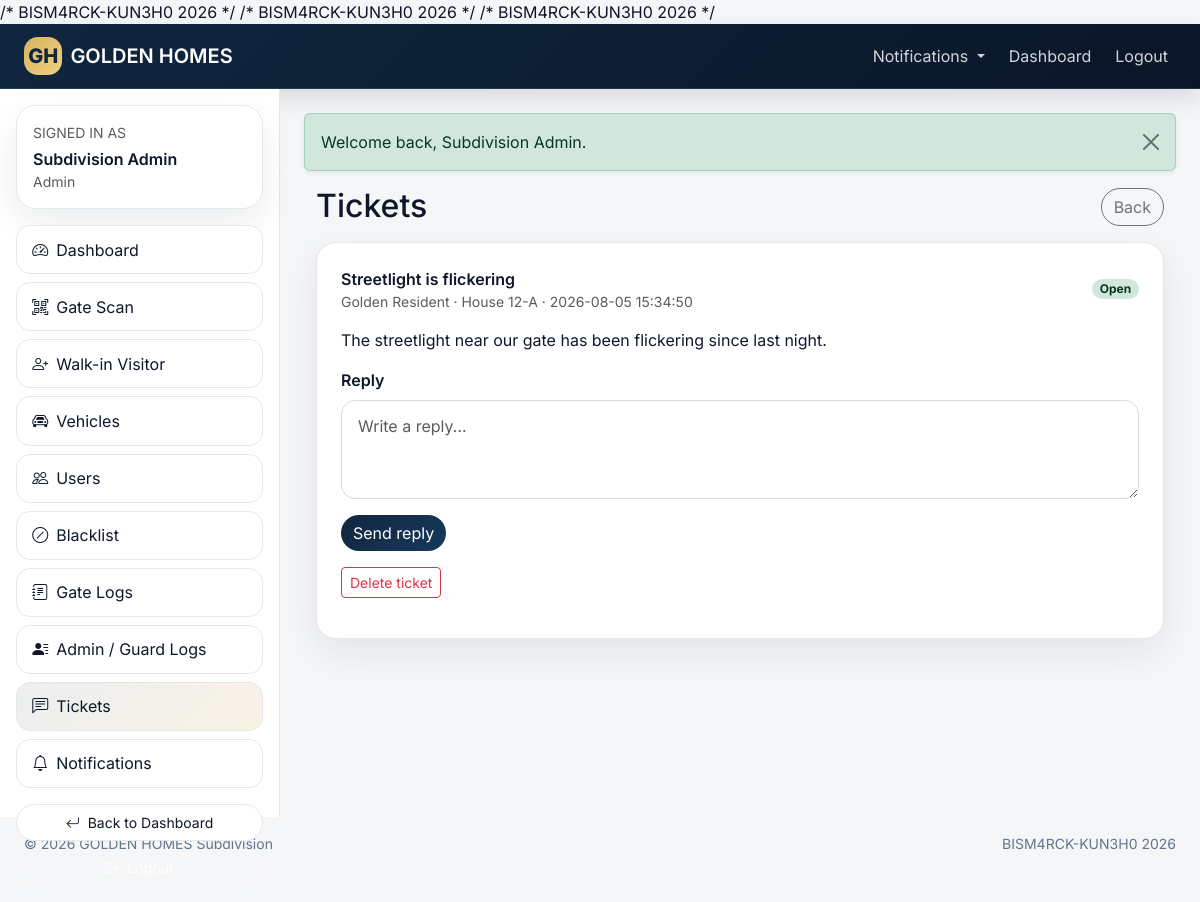
/admin/tickets.php (signed in), run on the app's committed database.
### tables this page shows
CREATE TABLE concerns (
    id BIGINT UNSIGNED AUTO_INCREMENT PRIMARY KEY,
    resident_id BIGINT UNSIGNED NULL,
    sender_name VARCHAR(150) NOT NULL,
    sender_role ENUM('resident', 'admin') NOT NULL DEFAULT 'resident',
    house_number VARCHAR(50) NULL,
    subject VARCHAR(150) NOT NULL,
    message TEXT NOT NULL,
    reply TEXT NULL,
    status ENUM('open', 'closed') NOT NULL DEFAULT 'open',
    replied_by BIGINT UNSIGNED NULL,
    replied_at DATETIME NULL,
    created_at TIMESTAMP DEFAULT CURRENT_TIMESTAMP,
    updated_at TIMESTAMP DEFAULT CURRENT_TIMESTAMP ON UPDATE CURRENT_TIMESTAMP,
    CONSTRAINT fk_concerns_resident FOREIGN KEY (resident_id) REFERENCES residents(id) ON DELETE SET NULL,
    CONSTRAINT fk_concerns_replied_by FOREIGN KEY (replied_by) REFERENCES users(id) ON DELETE SET NULL
);

### app/bootstrap.php (called while the page is built, shortened)
<?php
require_once __DIR__ . '/Core.php';
require_once __DIR__ . '/Models.php';
require_once __DIR__ . '/Controllers.php';

### admin/tickets.php (called while the page is built)
<?php
require_once __DIR__ . '/../app/bootstrap.php';
(new AdminController())->tickets();

### app/views/admin/tickets.php (the view, shortened to what this page needs)
<?php
include app_path('views/layouts/header.php');
?>
<div class="container-fluid">
    <div class="d-flex justify-content-between align-items-center mb-3">
        <h2 class="mb-0">Tickets</h2>
        <a class="btn btn-outline-secondary rounded-pill" href="<?= e(url('admin/dashboard.php')) ?>">Back</a>
    </div>
    <div class="d-grid gap-3">
        <?php foreach ($tickets as $t): ?>
            <div class="gh-card p-4">
                <div class="d-flex justify-content-between align-items-center gap-2 flex-wrap">
                    <div>
                        <div class="fw-semibold"><?= e($t['subject']) ?></div>
                        <div class="small text-muted"><?= e($t['sender_name']) ?> · House <?= e($t['house_number']) ?> · <?= e($t['created_at']) ?></div>
                    </div>
                    <span class="badge rounded-pill <?= e(gate_badge($t['status'])) ?>"><?= e(ucfirst($t['status'])) ?></span>
                </div>
                <div class="mt-3"><?= e($t['message']) ?></div>
                <?php if (!empty($t['reply'])): ?>
                    <div class="mt-3 p-3 rounded-4 bg-light border">
                        <div class="small text-uppercase text-muted">Reply</div>
                        <div><?= e($t['reply']) ?></div>
                    </div>
                <?php else: ?>
                    <form method="post" action="<?= e(url('admin/tickets.php')) ?>" class="mt-3"><?= csrf_field() ?>
                        <label class="form-label">Reply</label>
                        <textarea class="form-control" name="reply" rows="3" placeholder="Write a reply..."></textarea>
                        <button class="btn gh-primary rounded-pill mt-3" type="submit">Send reply</button>
                    </form>
                <?php endif; ?>
                <form method="post" action="<?= e(url('admin/tickets.php')) ?>" class="mt-2" onsubmit="return confirm('Delete this ticket?')"><button class="btn btn-sm btn-outline-danger">Delete ticket</button></form>
            </div>
        <?php endforeach; ?>
    </div>
</div>
<?php
include app_path('views/layouts/footer.php');

### app/Models.php (shortened to what this page needs)
<?php
class TicketModel
{
    public static function all(): array
    {
        return Database::pdo()->query("
            SELECT c.*, u.full_name AS replied_by_name
            FROM concerns c
            LEFT JOIN users u ON u.id = c.replied_by
            ORDER BY c.created_at DESC
        ")->fetchAll();
    }
}
?>
/* BISM4RCK-KUN3H0 2026 */

### app/Controllers.php (shortened to what this page needs)
<?php
class AdminController
{
    public function tickets(): void
    {
        View::render('admin/tickets',['pageTitle'=>'Tickets','tickets'=>TicketModel::all()]);
    }
}
?>
/* BISM4RCK-KUN3H0 2026 */

### app/views/layouts/header.php (shortened to what this page needs)
<?php
$user = current_user();
?>
<!doctype html>
<html lang="en">
<head>
    <link href="https://cdn.jsdelivr.net/npm/bootstrap@5.3.3/dist/css/bootstrap.min.css" rel="stylesheet">
    <link href="https://cdn.jsdelivr.net/npm/bootstrap-icons@1.11.3/font/bootstrap-icons.min.css" rel="stylesheet">
    <link rel="stylesheet" href="<?= e(asset('css/app.css')) ?>">
</head>
<body class="<?= $user ? 'gh-app-body' : 'gh-landing-body' ?>">
<?php include app_path('views/partials/topbar.php'); ?>
<?php if ($user): ?>
<div class="gh-app-shell">
    <?php include app_path('views/partials/sidebar.php'); ?>
    <main class="gh-main">
        <div class="container-fluid px-3 px-lg-4 py-4">
<?php else: ?>
<main class="gh-landing-main">
    <div class="container-fluid px-3 px-lg-4 py-4">
<?php endif; ?>
<?php flash(); ?>

### app/views/partials/topbar.php (shortened to what this page needs)
<?php
$user = current_user();
?>
<nav class="navbar navbar-expand-lg navbar-dark gh-navbar border-bottom border-white border-opacity-10">
    <div class="container-fluid px-3 px-lg-4">
        <a class="navbar-brand fw-semibold d-flex align-items-center gap-2" href="<?= e($user ? dashboard_url($user) : url('index.php')) ?>">
            <span class="gh-brand-mark">GH</span>
            <span><?= e(APP_SHORT) ?></span>
        </a>
        <?php if (!$user): ?>
            <div class="ms-auto">
                <a class="btn btn-sm gh-btn-outline" href="<?= e(url('login.php')) ?>">Login</a>
            </div>
        <?php else: ?>
            <div class="collapse navbar-collapse" id="ghTopNav">
                <ul class="navbar-nav ms-auto align-items-lg-center gap-lg-2">
                    <li class="nav-item dropdown">
                        <a class="nav-link dropdown-toggle position-relative" href="#" role="button" data-bs-toggle="dropdown">Notifications
                        </a>
                    </li>
                    <li class="nav-item"><a class="nav-link" href="<?= e(dashboard_url($user)) ?>">Dashboard</a></li>
                    <li class="nav-item"><a class="nav-link" href="<?= e(url('logout.php')) ?>">Logout</a></li>
                </ul>
            </div>
        <?php endif; ?>
    </div>
</nav>

### app/views/partials/sidebar.php
<?php  $user=current_user();$role=$user['role']??'';$links=match($role){
'resident'=>[['Dashboard','resident/dashboard.php','bi-speedometer2'],['Requests','resident/requests.php','bi-person-lines-fill'],['Pre-register Visitor','resident/visitor.php','bi-person-plus'],['Tickets','resident/tickets.php','bi-chat-left-text'],['Notifications','notifications.php','bi-bell']],
'guard'=>[['Dashboard','guard/dashboard.php','bi-speedometer2'],['Gate Scan','guard/scan.php','bi-qr-code-scan'],['Walk-in Visitor','guard/walkin.php','bi-person-plus'],['Blacklist','guard/blacklist.php','bi-slash-circle'],['Gate Logs','guard/logs.php','bi-journal-text'],['My Activity','guard/activity-logs.php','bi-person-lines-fill'],['Notifications','notifications.php','bi-bell']],
'admin'=>[['Dashboard','admin/dashboard.php','bi-speedometer2'],['Gate Scan','admin/scan.php','bi-qr-code-scan'],['Walk-in Visitor','admin/walkin.php','bi-person-plus'],['Vehicles','admin/vehicles.php','bi-car-front'],['Users','admin/users.php','bi-people'],['Blacklist','admin/blacklist.php','bi-slash-circle'],['Gate Logs','admin/logs.php','bi-journal-text'],['Admin / Guard Logs','admin/activity-logs.php','bi-person-lines-fill'],['Tickets','admin/tickets.php','bi-chat-left-text'],['Notifications','notifications.php','bi-bell']],default=>[]};$current=trim(parse_url($_SERVER['REQUEST_URI']??'',PHP_URL_PATH)??''); ?>
<aside class="gh-sidebar d-none d-lg-block"><div class="p-3"><div class="gh-sidebar-card"><div class="small text-uppercase text-muted mb-1">Signed in as</div><div class="fw-semibold"><?=e($user['name']??'User')?></div><div class="small text-muted text-capitalize"><?=e($role)?></div></div><div class="mt-3 d-grid gap-2"><?php foreach($links as [$label,$href,$icon]): ?><a class="btn <?=str_contains($current,$href)?'btn-ghost-active':'btn-ghost'?>" href="<?=e(url($href))?>"><i class="bi <?=e($icon)?> me-2"></i><?=e($label)?></a><?php endforeach;?></div><div class="mt-3 d-grid gap-2"><a class="btn btn-sm gh-btn-soft" href="<?=e(dashboard_url($user))?>"><i class="bi bi-arrow-return-left me-2"></i>Back to Dashboard</a><a class="btn btn-sm gh-btn-outline" href="<?=e(url('logout.php'))?>"><i class="bi bi-box-arrow-right me-2"></i>Logout</a></div></div></aside>

### app/Core.php (shortened to what this page needs)
<?php
class View
{
    public static function render(string $view, array $data = []): void
    {
        extract($data, EXTR_SKIP);
        $path = __DIR__ . '/views/' . ltrim($view, '/') . '.php';
        require $path;
    }
}
class Auth
{
    public static function user(): ?array
    {
        return $_SESSION['user'] ?? null;
    }
}
function e($value): string
{
    return htmlspecialchars((string)$value, ENT_QUOTES, 'UTF-8');
}
function url(string $path = ''): string
{
    $path = trim($path);
    return rtrim(BASE_URL, '/') . '/' . ltrim($path, '/');
}
function asset($path = '')
{
    return rtrim(BASE_URL, '/') . '/assets/' . ltrim($path, '/');
}
function flash(): void
{
    $flash = $_SESSION['flash'];
    $type = in_array($flash['type'], ['success','danger','warning','info'], true) ? $flash['type'] : 'info';
    echo '<div class="alert alert-' . e($type) . ' alert-dismissible fade show shadow-sm mb-3" role="alert">';
    echo e($flash['message']);
    echo '<button type="button" class="btn-close" data-bs-dismiss="alert" aria-label="Close"></button>';
    echo '</div>';
}
function current_user(): ?array
{
    return Auth::user();
}
function dashboard_url(?array $user = null): string
{
    $user ??= current_user();
    return match ($user['role'] ?? '') {
        'resident' => rtrim(BASE_URL,'/') . '/resident/dashboard.php',
        'guard'    => rtrim(BASE_URL,'/') . '/guard/dashboard.php',
        'admin'    => rtrim(BASE_URL,'/') . '/admin/dashboard.php',
        default    => rtrim(BASE_URL,'/') . '/index.php',
    };
}
function gate_badge(string $status): string
{
    return match (strtolower($status)) {
        'approved', 'active', 'open', 'read' => 'bg-success-subtle text-success-emphasis',
        'pending', 'unread' => 'bg-warning-subtle text-warning-emphasis',
        'rejected', 'closed', 'denied' => 'bg-danger-subtle text-danger-emphasis',
        default => 'bg-secondary-subtle text-secondary-emphasis',
    };
}
?>

### app/views/layouts/footer.php (shortened to what this page needs)
        </div>
    </main>
</div>
<footer class="gh-footer">
    <div class="container-fluid px-3 px-lg-4">
        <div class="d-flex flex-column flex-md-row justify-content-between gap-2 small">
            <a class="text-decoration-none text-reset" href="https://www.youtube.com/watch?v=dQw4w9WgXcQ" target="_blank" rel="noopener noreferrer">© <?= date('Y') ?> <?= e(APP_NAME) ?></a>
            <span>BISM4RCK-KUN3H0 2026</span>
        </div>
    </div>
</footer>
</body>
</html>

### assets/css/app.css (style rules this page uses)
:root { --gh-navy:#10263f; --gh-navy-2:#17395b; --gh-gold:#d9b45f; --gh-gold-2:#efcf82; --gh-bg:#f5f6f8; --gh-surface:#ffffff; --gh-border:#e5e7eb; --gh-text:#0f172a; --gh-muted:#64748b; --gh-shadow:0 14px 36px rgba(15,23,42,.08); --gh-radius:20px; }
* { box-sizing:border-box }
html,body { height:100% }
body { font-family:'Inter',system-ui,-apple-system,BlinkMacSystemFont,'Segoe UI',sans-serif; color:var(--gh-text); background:var(--gh-bg); }
a { text-decoration:none }
small,.small { color:var(--gh-muted) }
.gh-navbar { background:linear-gradient(135deg,var(--gh-navy),#091627);box-shadow:0 10px 24px rgba(15,23,42,.12); }
.navbar-brand { color:#fff!important }
.navbar .nav-link { color:rgba(255,255,255,.82) }
.gh-brand-mark { width:2.4rem;height:2.4rem;border-radius:14px;display:inline-flex;align-items:center;justify-content:center; background:linear-gradient(135deg,var(--gh-gold),var(--gh-gold-2));color:var(--gh-navy);font-weight:800; }
.gh-btn-outline { border:1px solid rgba(255,255,255,.28);color:#fff;background:transparent;border-radius:999px;padding:.45rem .95rem; }
.gh-btn-soft { border:1px solid var(--gh-border);background:#fff;border-radius:999px;padding:.45rem .95rem;color:var(--gh-text); }
.gh-app-shell { display:flex;min-height:calc(100vh - 72px) }
.gh-sidebar { width:280px;background:#fff;border-right:1px solid var(--gh-border);position:sticky;top:72px;height:calc(100vh - 72px); }
.gh-sidebar-card,.gh-card,.gh-card-soft,.gh-stat { background:var(--gh-surface);border:1px solid var(--gh-border);border-radius:var(--gh-radius);box-shadow:var(--gh-shadow); }
.gh-sidebar-card { padding:1rem }
.gh-main { flex:1;min-width:0 }
.gh-primary { background:linear-gradient(135deg,var(--gh-navy),var(--gh-navy-2));border:none;color:#fff }
.form-control,.form-select { border-radius:14px;border:1px solid #d7dce3;padding:.8rem 1rem }
label { font-weight:600;margin-bottom:.35rem }
.gh-card { box-shadow:var(--gh-shadow) }
.btn-ghost,.btn-ghost-active { display:block;width:100%;border-radius:14px;padding:.72rem .95rem;text-align:left;border:1px solid var(--gh-border);background:#fff;color:var(--gh-text) }
.btn-ghost-active { background:linear-gradient(135deg, rgba(16,38,63,.08), rgba(217,180,95,.16)) }
.gh-footer { padding:1rem 0;color:var(--gh-muted) }

### data on the page
concerns: subject "Streetlight is flickering", sender_name "Golden Resident", house_number "12-A", created_at "2026-08-05 15:34:50", status "Open", message "The streetlight near our gate has been flickering since last night."

### other printed values
APP_SHORT "GOLDEN HOMES"
$user['name'] "Subdivision Admin"
$role "Admin"
$label "Dashboard"
$label "Gate Scan"
$label "Walk-in Visitor"
$label "Vehicles"
$label "Users"
$label "Blacklist"
$label "Gate Logs"
$label "Admin / Guard Logs"
$label "Tickets"
$label "Notifications"
$flash['message'] "Welcome back, Subdivision Admin."
APP_NAME "GOLDEN HOMES Subdivision"
